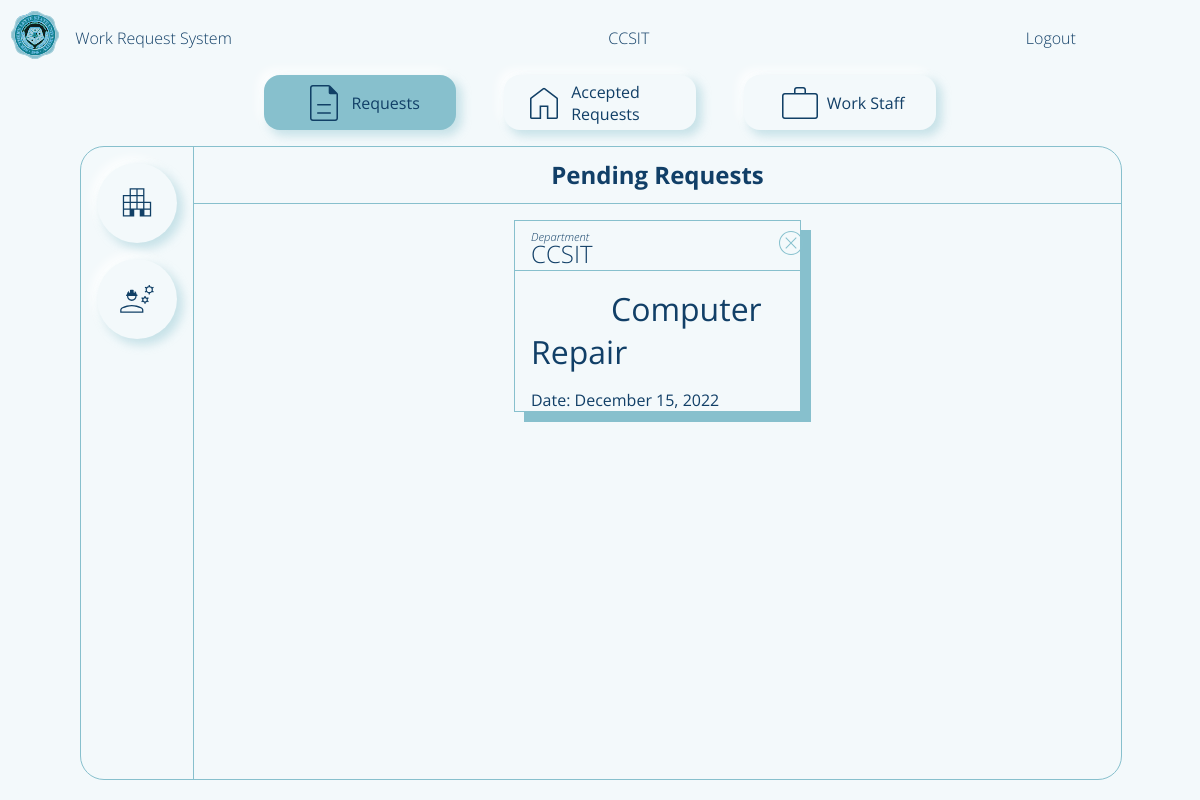
/adminPage (signed in), run on an earlier commit of the app's database.
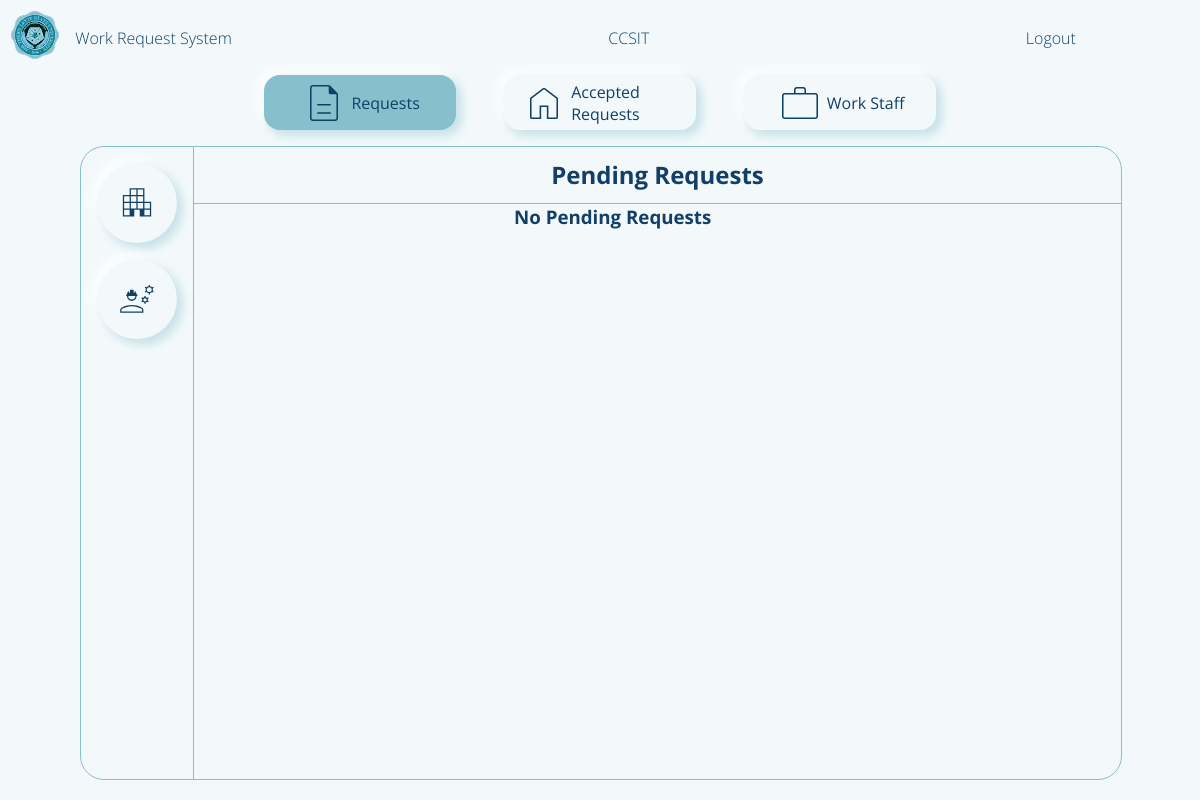
And on a later commit of the database.
### flaskApp/models.py (models this page shows, shortened)
class User(db.Model, UserMixin):
	__tablename__ = 'user'
	id = db.Column(db.Integer, primary_key=True)
	userName = db.Column(db.String(20), unique=True, nullable=False)
	userType = db.Column(db.String(20), default='Admin')
	passWord = db.Column(db.String(60), nullable=False)
	requestForm = db.relationship('UserRequestForm', backref='user')
	userStaffExtension = db.relationship('StaffExtension', backref='staffExtension', uselist=False)

class UserRequestForm(db.Model):
	__tablename__ = 'userRequestForm'
	id = db.Column(db.Integer, primary_key=True)
	requestorName = db.Column(db.String(500), nullable=False)
	requestTitle = db.Column(db.String(500), nullable=False)
	requestedWork = db.Column(db.String(500), nullable=False)
	roomNumber = db.Column(db.Integer(), nullable=False)
	avilabilityOfMaterials = db.Column(db.String(10), nullable=False)
	priorityLevel = db.Column(db.Integer, default=0) # change this to integer in the future 0 - pending 1 - high 2 - medium 3 - low
	status = db.Column(db.String(20), default='Pending')
	dateApproved = db.Column(DateTime, default=datetime.now(), nullable=False)
	dateLimit = db.Column(DateTime, default=datetime.now(), nullable=False)
	requestFormId = db.Column(db.Integer, db.ForeignKey('user.id'))

### flaskApp/routes.py (the view, shortened to what this page needs)
@app.route('/adminPage', methods=['GET', 'POST'])
def adminPage():
	formStaff = Staff_Registration()
	formRequestor = Requestor_Registration()
	workRequest = UserRequestForm.query.order_by(UserRequestForm.priorityLevel)
	requestsCount = UserRequestForm.query.filter_by(status='Pending').count()
	pendingRequest = UserRequestForm.query.filter_by(status='Pending')
	staffCount = User.query.filter_by(userType='Staff').count()
	if current_user.is_authenticated == False:
		return redirect(url_for('loginPage'))
	return render_template('adminDashboard.html',
	  						title='Admin Page',
	  						user=current_user.userName,
	  						form2=formStaff,
	    					form=formRequestor,
	    					workRequest=workRequest,
	    					countReq=requestsCount,
	    					countStaff=staffCount,
	    					pendingRequest=pendingRequest)

### flaskApp/models.py (called while the page is built)
@loginManager.user_loader
def loadUser(userId):
	return User.query.get(int(userId))

### flaskApp/templates/adminDashboard.html (shortened to what this page needs)
{% extends "layout.html" %}
{% block content %}
	<main class="content-main">
		<section class="navbar">
			<div class="nav-requests">
				<img class='nav-icon' src="{{ url_for('static', filename='img/form.svg') }}">
				<p>Requests</p>
			</div>
			<div class="nav-home">
				<img class='nav-icon' src="{{ url_for('static', filename='img/home.svg') }}">
				<p>Accepted Requests</p>
			</div>
			<div class="nav-staff">
				<img class='nav-icon' src="{{ url_for('static', filename='img/staff.svg') }}">
				<p>Work Staff</p>
			</div>
		</section>
		<section class="feed">
					{% for req in workRequest  %}
						{% if req.status != 'unApproved' and req.status != 'Pending'%}
								<body onload="progress()">
								</body>
						{% endif %}
					{% endfor %}
			<div class="feed-request feed-nav">
				<nav class="feed-request-nav">
					<div>
						<img class="nav-icon add-req" src="{{ url_for('static', filename='img/requestor.svg') }}">
					</div>
					<div>
						<img class="nav-icon add-staff" src="{{ url_for('static', filename='img/ongoing.svg') }}">
					</div>
				</nav>
				<header class="feed-request-header">
					<h1 class="title">Pending Requests</h1>
				</header>
				<main class="feed-request-main">
					<section class="feed-request-main-body">
						{% if countReq != 0 %}
							{% for n in pendingRequest %}
								<div class="main-content">
									<section class="main-content-header">{{ n.requestorName }}</section>
									<section class="main-content-body">
										<a href="{{ url_for('adminPageApproval', name=n.requestorName, idNum=n.id) }}">{{ n.requestTitle }}</a>
									</section>
									<section class="main-content-footer">Date: {{ n.dateApproved.strftime("%B %d, %Y") }}</section>
									<div class="feed-request-close-btn">
										<a href="{{url_for('reject', name=n.requestTitle, ids=n.requestFormId)}}">
											<img src="{{ url_for('static', filename='img/close-btn2.svg') }}">
										</a>
									</div>
								</div>
							{% endfor %}
						{% else %}
							<h1>No Pending Requests</h1>
						{% endif %}
					</section>
				</main>
			</div>
		</section>
	</main>
	<footer class="content-footer">
	</footer>
{% endblock content %}

### flaskApp/templates/layout.html (shortened to what this page needs)
<!DOCTYPE html>
<html>
<head>
    {% if title == 'Login Page'%}
    	<link rel="stylesheet" type="text/css" href="{{ url_for('static', filename='login.css') }}">
    {% elif title == 'Admin Page'%}
    	<link rel="stylesheet" type="text/css" href="{{ url_for('static', filename='adminDashboard.css') }}">
    {% elif title == 'Requestor Page'%}
        <link rel="stylesheet" type="text/css" href="{{ url_for('static', filename='requestorDashboard.css') }}">
    {% elif title == 'Staff Page'%}
        <link rel="stylesheet" type="text/css" href="{{ url_for('static', filename='staffDashboard.css') }}">
     {% elif title == 'Admin Approval Page'%}
        <link rel="stylesheet" type="text/css" href="{{ url_for('static', filename='adminApproval.css') }}">
    {% endif%}
</head>
<body>
	<div class="container">
        {% if title != 'Login Page'%}
        <header class="content-header">
            <div class="img-box">
                <img class="logo_slsu" src="{{ url_for('static', filename='img/logo_slsu.svg') }}">
            </div>
            {% if title == 'Admin Page'%}
                <section class="header-title">
                    <a href="{{ url_for('adminPage') }}">Work Request System</a>
                </section>
                <section class="header-user">
                    {{ user }}
                </section>
            {% endif %}
            <div class="header-profile">
                {% if current_user.is_authenticated == True %}
                <a href="{{ url_for('logout') }}">Logout</a>
                {% endif %}
            </div>
        </header>
        {% endif%}
		{% block content %}{% endblock content %}
	</div>
</body>
</html>

### flaskApp/static/adminDashboard.css (style rules this page uses)
body { background: var(--white); }
.container { margin: 0; display: grid; height: 100vh; grid-template-columns: 1fr 1fr 1fr; grid-template-rows: 0fr 1fr 0.0fr; grid-template-areas: 'h h h' 'm m m' 'f f f'; }
.content-header { grid-area: h; display: flex; flex-direction: row; align-items: center; padding: var(--fn-small); }
.img-box { flex-grow: 0; }
.header-title { flex-grow: 1; margin-left: 1rem; }
.header-title a { font-size: var(--fn-regular); font-weight: lighter; color: var(--blue); }
.header-user { flex-grow: 1; font-size: var(--fn-regular); font-weight: lighter; color: var(--blue); }
.header-profile { flex-grow: 0.3; }
.header-profile a { font-size: var(--fn-regular); font-weight: lighter; color: var(--blue); }
.content-main { grid-area: m; background: var(--white); display: grid; grid-template-columns: 1fr 1fr; grid-template-rows: 0fr 1fr; grid-template-areas: 'h h' 'm m' }
.navbar { grid-area: h; display: flex; flex-direction: row; justify-content: space-around; margin-bottom: 1rem; margin-left: 15rem; margin-right: 15rem; }
.navbar div { display: flex; flex-direction: row; align-items: center; padding: 0.2rem 1rem 0.2rem 1rem; background: var(--white); border-radius: 1rem; box-shadow: var(--box-shadow); cursor: pointer; width: 10rem; justify-content: center; align-items: center; }
.navbar div img, .feed-home section img, .feed-request-nav div img { filter: var(--img-color-blue); }
.navbar div p { font-size: var(--fn-regular); margin-left: 0.2rem; font-weight: normal; color: var(--blue); }
.feed { grid-area: m; background: var(--white); margin-left: 5rem; margin-right: 5rem; position: relative; }
.feed-nav { position: absolute; top: 0; left: 0; background: var(--white); width: 100%; height: 100%; color: var(--blue); z-index: 2; border: 1px solid var(--blueGreen); border-radius: 1.5rem; }
.feed-request { background: var(--white); display: grid; grid-template-columns: 0.1fr 1fr; grid-template-rows: 0.1fr 1fr 0fr; grid-template-areas: 'n h' 'n m' 'f f'; }
.feed-request-nav { grid-area: n; display: flex; flex-direction: column; align-items: center; padding: 1rem; border-right: 1px solid var(--blueGreen); }
.feed-request-nav div img { width: 2.5rem; height: 2.5rem; }
.feed-request-nav div { display: flex; justify-content: center; align-items: center; box-shadow: var(--box-shadow); width: 5rem; height: 5rem; margin-bottom: 1rem; cursor: pointer; border-radius: 50%; transition: transform, background, .1s; position: relative; }
.feed-request header { grid-area: h; display: flex; flex-direction: column; justify-content: center; align-items: center; border-bottom: 1px solid var(--blueGreen); }
.feed-request main { grid-area: m; display: flex; flex-direction: column; overflow: scroll; }
.feed-request-main-body { margin-left: 20rem; margin-right: 20rem; }
.content-footer { grid-area: f; background: var(--white); }

### flaskApp/static/globalVariables.css (style rules this page uses)
* { font-family: 'Open Sans'; margin: 0; }
:root { --white: #F3F9FB; --blue: #113F67; --lightBlue: #226597; --blueGreen: #87C0CD; --blueGreenRGB: 135, 192, 205; --danger: #6581db; --box-shadow-blueGreen: rgba(135, 192, 205,0.3); --box-shadow: 5px 5px 10px 1px rgba(135, 192, 205,0.4), -5px -5px 10px 1px rgba(255, 255, 255,0.8); --box-shadow-low: 5px 5px 10px 1px rgba(135, 192, 205,0.4); --box-shadow-high: -5px -5px 10px 1px rgba(255, 255, 255,0.8); --fn-regular: 1rem; --fn-small: 0.7rem; --fn-large: 2rem; --fn-xlarge: 3rem; --fn-medium: 1.5rem; --border-radius: 2rem; --img-danger: invert(83%) sepia(36%) saturate(5506%) hue-rotate(310deg) brightness(84%) contrast(105%); --img-color-blue: invert(19%) sepia(21%) saturate(3410%) hue-rotate(178deg) brightness(94%) contrast(92%); --img-color-lightBlue: invert(29%) sepia(81%) saturate(550%) hue-rotate(165deg) brightness(95%) contrast(88%); --img-color-blueGreen: invert(76%) sepia(41%) saturate(278%) hue-rotate(144deg) brightness(91%) contrast(84%); --img-color-white: invert(98%) sepia(1%) saturate(1507%) hue-rotate(172deg) brightness(101%) contrast(97%); --setBefore: 0%; }
body { background: var(--white); color: var(--white); }
a { text-decoration: none; color: var(--blueGreen); }
.logo_slsu { width: 3rem; height: 3rem; filter: invert(97%) sepia(45%) saturate(6373%) hue-rotate(166deg) brightness(85%) contrast(88%); }
.header-profile a { text-decoration: none; color: var(--white); }

What changed in the data, as far as the page shows it:
no longer on this page (row edited): UserRequestForm: requestorName "CCSIT", requestTitle "Computer Repair", dateApproved "December 15, 2022"
Also different on the page:
text now shown: "No Pending Requests"
